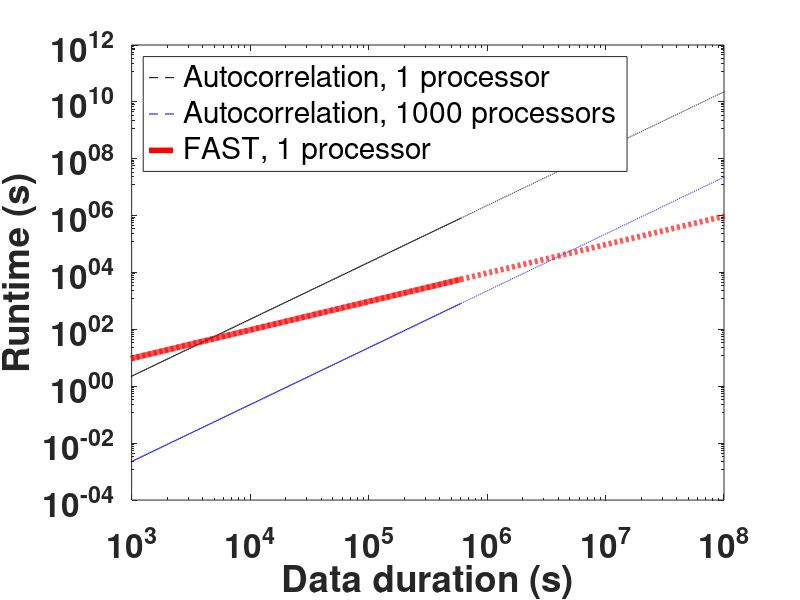
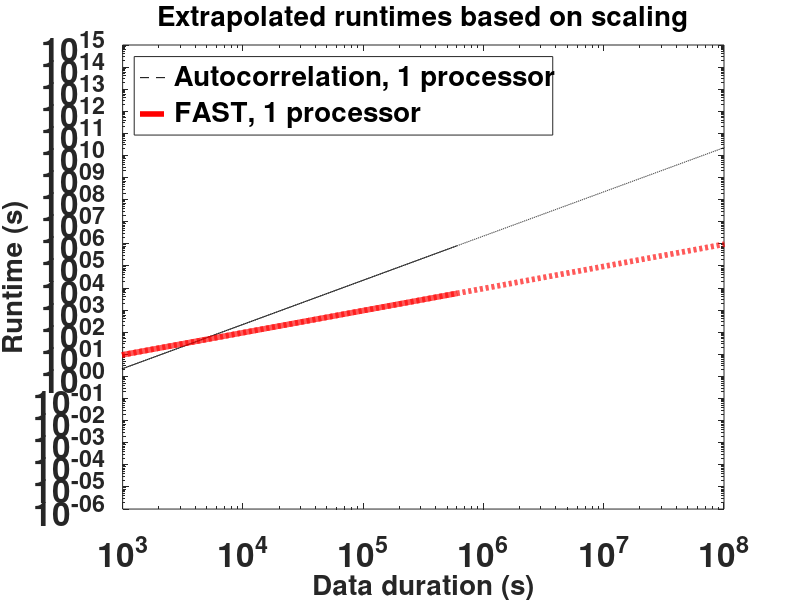

These charts were generated, in order, by the following MATLAB code:
close all
clear

% This is for NCSN_CCOB_EHN_1wk

% Make computational scaling plot
x = logspace(0,10,10000); % number of data points, 10^0 to 10^10
% x_scaled = x/226;
% ind_day = find(abs(x-86400) == min(abs(x-86400))) % 86400 s = 1 day
% ind_day = 494

oneDaySec = 24*60*60;
oneWeekSec = oneDaySec*7;
oneMonthSec = oneDaySec*30;
oneYearSec = oneDaySec*365;
tenYearSec = oneYearSec*10;

% runtime_networksim_7ch_24hr = 3189; % runtime network similarity, 7 channels, 1 day (s) - top 200 magnitude coeff
% runtime_networksim_7ch_24hr = 2718; % runtime network similarity, 7 channels, 1 day (s) - top 800 deviation coeff
% scale_factor = oneDaySec / runtime_networksim_7ch_24hr;
% runtime_networksim_1ch_1wk = 5172; % runtime network similarity, 1 channels, 1 week NCSN (s) - top 800 deviation coeff % old_votesbug
runtime_networksim_1ch_1wk = 5784.2; % runtime network similarity, 1 channels, 1 week NCSN (s) - top 800 deviation coeff
scale_factor = oneWeekSec / runtime_networksim_1ch_1wk;
x_scaled = x / scale_factor;
runtimeFingerprint = x_scaled; % O(n)

ind_1week = find(abs(x-oneWeekSec) == min(abs(x-oneWeekSec)))
% runtime_autocorr_7ch_24hr = 113393; % runtime autocorr, 7 channels, 1 day NCSN (s)
% scale_autocorr = x_scaled(ind_day)^2 / runtime_autocorr_7ch_24hr;
runtime_autocorr_1ch_1wk = 826786; % runtime autocorr, 1 channels, 1 week NCSN (s)
scale_autocorr = x_scaled(ind_1week)^2 / runtime_autocorr_1ch_1wk;

runtimeAutocorr = (x_scaled.*x_scaled) / scale_autocorr; % O(n^2)
runtimeParallelAutocorr = runtimeAutocorr/1000; % assume 1000 processors

% Check:
runtimeFingerprint(ind_1week)
runtimeAutocorr(ind_1week)
speedup_1week = runtimeAutocorr(ind_1week)/runtimeFingerprint(ind_1week);
disp(['1 week duration runtime speedup = ', num2str(speedup_1week)]);

ind_1day = find(abs(x-oneDaySec) == min(abs(x-oneDaySec)))
speedup_1day = runtimeAutocorr(ind_1day)/runtimeFingerprint(ind_1day);
disp(['expected 1 day duration runtime speedup = ', num2str(speedup_1day)]);

ind_1month = find(abs(x-oneMonthSec) == min(abs(x-oneMonthSec)));
speedup_1month = runtimeAutocorr(ind_1month)/runtimeFingerprint(ind_1month);
disp(['expected 1 month duration runtime speedup = ', num2str(speedup_1month)]);

ind_1yr = find(abs(x-oneYearSec) == min(abs(x-oneYearSec)));
% runtimeFingerprint(ind_1yr)
% runtimeAutocorr(ind_1yr)
speedup_1yr = runtimeAutocorr(ind_1yr)/runtimeFingerprint(ind_1yr);
disp(['expected 1 year duration runtime speedup = ', num2str(speedup_1yr)]);

ind_tenyr = find(abs(x-tenYearSec) == min(abs(x-tenYearSec)));
speedup_tenyr = runtimeAutocorr(ind_tenyr)/runtimeFingerprint(ind_tenyr);
disp(['expected 10 year duration runtime speedup = ', num2str(speedup_tenyr)]);

% With parallel autocorrelation
FigHandle = figure('Position',[1500 100 1000 1000]);
loglog(x,runtimeAutocorr,'k--', x,runtimeParallelAutocorr,'b--', x,runtimeFingerprint,'r--','LineWidth',4);
hold on
loglog(x(1:ind_1week),runtimeAutocorr(1:ind_1week),'k', ...
    x(1:ind_1week),runtimeParallelAutocorr(1:ind_1week),'b', ...
    x(1:ind_1week),runtimeFingerprint(1:ind_1week),'r','LineWidth',4);
hold off
set(gca,'FontSize',24,'FontWeight','bold');
box on
xlabel('Data duration (s)');
ylabel('Runtime (s)');
% xlim([1e3 1e9]) % up to 10 years
% set(gca, 'XTick', [10^3 10^4 10^5 10^6 10^7 10^8 10^9]);
xlim([1e3 1e8]) % up to 1 year
ylim([1e-4 1e12]) % up to 1 year
set(gca, 'XTick', [10^3 10^4 10^5 10^6 10^7 10^8]);
set(gca, 'YTick', [10^-4 10^-2 10^0 10^2 10^4 10^6 10^8 10^10 10^12]);
% title('Extrapolated runtimes based on scaling');
legend('Autocorrelation, 1 processor','Autocorrelation, 1000 processors', ...
    'FAST, 1 processor', 'Location', 'NorthWest');

% Without parallel autocorrelation
FigHandle = figure('Position',[1500 100 1000 1000]);
loglog(x,runtimeAutocorr,'k--', x,runtimeFingerprint,'r--','LineWidth',4);
hold on
loglog(x(1:ind_1week),runtimeAutocorr(1:ind_1week),'k', ...
    x(1:ind_1week),runtimeFingerprint(1:ind_1week),'r','LineWidth',4);
hold off
set(gca,'FontSize',24,'FontWeight','bold');
box on
xlabel('Data duration (s)');
ylabel('Runtime (s)');
% xlim([1e3 1e9]) % up to 10 years
% set(gca, 'XTick', [10^3 10^4 10^5 10^6 10^7 10^8 10^9]);
xlim([1e3 1e8]) % up to 1 year
set(gca, 'XTick', [10^3 10^4 10^5 10^6 10^7 10^8]);
title('Extrapolated runtimes based on scaling');
legend('Autocorrelation, 1 processor','FAST, 1 processor', 'Location', 'NorthWest');

% make all text in figure size 24, bold
set(findall(FigHandle,'type','text'), 'FontSize', 20, 'FontWeight', 'bold');